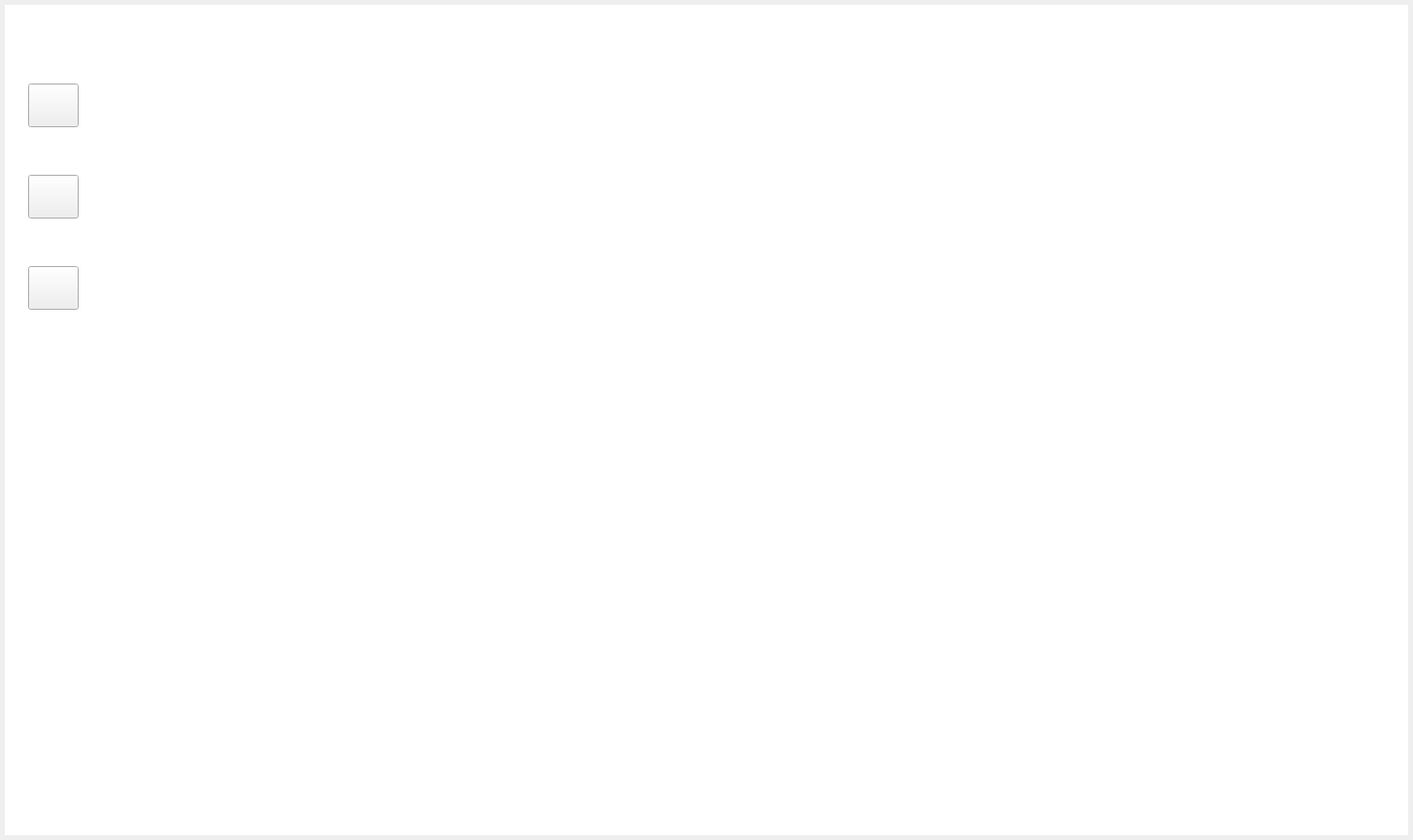
<?xml version="1.0" encoding="UTF-8"?>
<ui version="4.0">
 <class>BitPlayer</class>
 <widget class="QWidget" name="BitPlayer">
  <property name="geometry">
   <rect>
    <x>0</x>
    <y>0</y>
    <width>1455</width>
    <height>865</height>
   </rect>
  </property>
  <property name="windowTitle">
   <string>BitPlayer</string>
  </property>
  <layout class="QHBoxLayout" name="horizontalLayout">
   <property name="leftMargin">
    <number>5</number>
   </property>
   <property name="topMargin">
    <number>5</number>
   </property>
   <property name="rightMargin">
    <number>5</number>
   </property>
   <property name="bottomMargin">
    <number>5</number>
   </property>
   <item>
    <widget class="QWidget" name="bitPlayerBg" native="true">
     <property name="styleSheet">
      <string notr="true">#bitPlayerBg
{
    background-color : #FFFFFF;  /*设置背景色*/
}</string>
     </property>
     <layout class="QVBoxLayout" name="verticalLayout">
      <property name="spacing">
       <number>0</number>
      </property>
      <property name="leftMargin">
       <number>0</number>
      </property>
      <property name="topMargin">
       <number>0</number>
      </property>
      <property name="rightMargin">
       <number>0</number>
      </property>
      <property name="bottomMargin">
       <number>0</number>
      </property>
      <item>
       <widget class="QWidget" name="head" native="true">
        <property name="maximumSize">
         <size>
          <width>16777215</width>
          <height>68</height>
         </size>
        </property>
        <property name="styleSheet">
         <string notr="true"/>
        </property>
        <layout class="QHBoxLayout" name="horizontalLayout_3">
         <property name="spacing">
          <number>0</number>
         </property>
         <property name="leftMargin">
          <number>0</number>
         </property>
         <property name="topMargin">
          <number>0</number>
         </property>
         <property name="rightMargin">
          <number>0</number>
         </property>
         <property name="bottomMargin">
          <number>0</number>
         </property>
         <item>
          <widget class="QWidget" name="headLeft" native="true">
           <property name="minimumSize">
            <size>
             <width>64</width>
             <height>0</height>
            </size>
           </property>
           <property name="maximumSize">
            <size>
             <width>64</width>
             <height>16777215</height>
            </size>
           </property>
           <property name="styleSheet">
            <string notr="true"/>
           </property>
           <layout class="QVBoxLayout" name="verticalLayout_2">
            <property name="spacing">
             <number>0</number>
            </property>
            <property name="leftMargin">
             <number>24</number>
            </property>
            <property name="topMargin">
             <number>0</number>
            </property>
            <property name="rightMargin">
             <number>0</number>
            </property>
            <property name="bottomMargin">
             <number>0</number>
            </property>
            <item>
             <widget class="QLabel" name="logo">
              <property name="minimumSize">
               <size>
                <width>28</width>
                <height>0</height>
               </size>
              </property>
              <property name="maximumSize">
               <size>
                <width>28</width>
                <height>28</height>
               </size>
              </property>
              <property name="styleSheet">
               <string notr="true">#logo
{
    border-image : url(&quot;:/images/homePage/logo.png&quot;);
}</string>
              </property>
              <property name="text">
               <string/>
              </property>
             </widget>
            </item>
           </layout>
          </widget>
         </item>
         <item>
          <widget class="QWidget" name="headRight" native="true">
           <property name="styleSheet">
            <string notr="true"/>
           </property>
           <layout class="QHBoxLayout" name="horizontalLayout_4">
            <property name="spacing">
             <number>0</number>
            </property>
            <property name="leftMargin">
             <number>0</number>
            </property>
            <property name="topMargin">
             <number>0</number>
            </property>
            <property name="rightMargin">
             <number>0</number>
            </property>
            <property name="bottomMargin">
             <number>0</number>
            </property>
            <item>
             <widget class="QWidget" name="headTittle" native="true">
              <property name="minimumSize">
               <size>
                <width>128</width>
                <height>0</height>
               </size>
              </property>
              <property name="maximumSize">
               <size>
                <width>128</width>
                <height>16777215</height>
               </size>
              </property>
              <property name="styleSheet">
               <string notr="true"/>
              </property>
              <layout class="QVBoxLayout" name="verticalLayout_3">
               <property name="leftMargin">
                <number>0</number>
               </property>
               <property name="topMargin">
                <number>26</number>
               </property>
               <property name="rightMargin">
                <number>0</number>
               </property>
               <property name="bottomMargin">
                <number>26</number>
               </property>
               <item>
                <widget class="QLabel" name="tittle">
                 <property name="minimumSize">
                  <size>
                   <width>64</width>
                   <height>14</height>
                  </size>
                 </property>
                 <property name="maximumSize">
                  <size>
                   <width>64</width>
                   <height>14</height>
                  </size>
                 </property>
                 <property name="styleSheet">
                  <string notr="true">#tittle
{
    border-image : url(&quot;:/images/homePage/biteshipin.png&quot;);
}</string>
                 </property>
                 <property name="text">
                  <string/>
                 </property>
                </widget>
               </item>
              </layout>
             </widget>
            </item>
            <item>
             <widget class="QWidget" name="sysBtn" native="true">
              <property name="styleSheet">
               <string notr="true">/*当光标进入到按钮时，按钮的背景颜色会发生改变*/
QPushButton:hover
{
     background-color : #E0E0E0; 
}</string>
              </property>
              <layout class="QHBoxLayout" name="horizontalLayout_6">
               <property name="spacing">
                <number>20</number>
               </property>
               <property name="leftMargin">
                <number>0</number>
               </property>
               <property name="topMargin">
                <number>0</number>
               </property>
               <property name="rightMargin">
                <number>16</number>
               </property>
               <property name="bottomMargin">
                <number>0</number>
               </property>
               <item>
                <spacer name="horizontalSpacer">
                 <property name="orientation">
                  <enum>Qt::Orientation::Horizontal</enum>
                 </property>
                 <property name="sizeHint" stdset="0">
                  <size>
                   <width>1154</width>
                   <height>20</height>
                  </size>
                 </property>
                </spacer>
               </item>
               <item>
                <widget class="QPushButton" name="minBtn">
                 <property name="maximumSize">
                  <size>
                   <width>20</width>
                   <height>20</height>
                  </size>
                 </property>
                 <property name="styleSheet">
                  <string notr="true">#minBtn
{
     border : none;
     border-image : url(&quot;:/images/homePage/suoxiao.png&quot;);
}</string>
                 </property>
                 <property name="text">
                  <string/>
                 </property>
                </widget>
               </item>
               <item>
                <widget class="QPushButton" name="quitBtn">
                 <property name="maximumSize">
                  <size>
                   <width>20</width>
                   <height>20</height>
                  </size>
                 </property>
                 <property name="styleSheet">
                  <string notr="true">#quitBtn
{
     border : none;
     border-image:url(&quot;:/images/homePage/quxiao.png&quot;);
}</string>
                 </property>
                 <property name="text">
                  <string/>
                 </property>
                </widget>
               </item>
              </layout>
             </widget>
            </item>
           </layout>
          </widget>
         </item>
        </layout>
       </widget>
      </item>
      <item>
       <widget class="QWidget" name="body" native="true">
        <property name="styleSheet">
         <string notr="true"/>
        </property>
        <layout class="QHBoxLayout" name="horizontalLayout_2">
         <property name="spacing">
          <number>0</number>
         </property>
         <property name="leftMargin">
          <number>0</number>
         </property>
         <property name="topMargin">
          <number>0</number>
         </property>
         <property name="rightMargin">
          <number>0</number>
         </property>
         <property name="bottomMargin">
          <number>0</number>
         </property>
         <item>
          <widget class="QWidget" name="bodyLeft" native="true">
           <property name="minimumSize">
            <size>
             <width>100</width>
             <height>0</height>
            </size>
           </property>
           <property name="maximumSize">
            <size>
             <width>100</width>
             <height>16777215</height>
            </size>
           </property>
           <property name="styleSheet">
            <string notr="true"/>
           </property>
           <layout class="QVBoxLayout" name="verticalLayout_5">
            <property name="spacing">
             <number>0</number>
            </property>
            <property name="leftMargin">
             <number>0</number>
            </property>
            <property name="topMargin">
             <number>0</number>
            </property>
            <property name="rightMargin">
             <number>0</number>
            </property>
            <property name="bottomMargin">
             <number>0</number>
            </property>
            <item>
             <widget class="QWidget" name="btnBox" native="true">
              <layout class="QVBoxLayout" name="verticalLayout_4">
               <property name="spacing">
                <number>49</number>
               </property>
               <property name="leftMargin">
                <number>24</number>
               </property>
               <property name="topMargin">
                <number>15</number>
               </property>
               <property name="rightMargin">
                <number>0</number>
               </property>
               <property name="bottomMargin">
                <number>0</number>
               </property>
               <item>
                <widget class="PageSwitchButton" name="homePageBtn">
                 <property name="minimumSize">
                  <size>
                   <width>52</width>
                   <height>45</height>
                  </size>
                 </property>
                 <property name="maximumSize">
                  <size>
                   <width>52</width>
                   <height>45</height>
                  </size>
                 </property>
                 <property name="text">
                  <string/>
                 </property>
                </widget>
               </item>
               <item>
                <widget class="PageSwitchButton" name="myPageBtn">
                 <property name="minimumSize">
                  <size>
                   <width>52</width>
                   <height>45</height>
                  </size>
                 </property>
                 <property name="maximumSize">
                  <size>
                   <width>52</width>
                   <height>45</height>
                  </size>
                 </property>
                 <property name="text">
                  <string/>
                 </property>
                </widget>
               </item>
               <item>
                <widget class="PageSwitchButton" name="sysPageBtn">
                 <property name="minimumSize">
                  <size>
                   <width>52</width>
                   <height>45</height>
                  </size>
                 </property>
                 <property name="maximumSize">
                  <size>
                   <width>52</width>
                   <height>45</height>
                  </size>
                 </property>
                 <property name="text">
                  <string/>
                 </property>
                </widget>
               </item>
              </layout>
             </widget>
            </item>
            <item>
             <spacer name="verticalSpacer">
              <property name="orientation">
               <enum>Qt::Orientation::Vertical</enum>
              </property>
              <property name="sizeHint" stdset="0">
               <size>
                <width>20</width>
                <height>538</height>
               </size>
              </property>
             </spacer>
            </item>
           </layout>
          </widget>
         </item>
         <item>
          <widget class="QWidget" name="bodyRight" native="true">
           <property name="styleSheet">
            <string notr="true"/>
           </property>
           <layout class="QHBoxLayout" name="horizontalLayout_5">
            <property name="spacing">
             <number>0</number>
            </property>
            <property name="leftMargin">
             <number>0</number>
            </property>
            <property name="topMargin">
             <number>0</number>
            </property>
            <property name="rightMargin">
             <number>0</number>
            </property>
            <property name="bottomMargin">
             <number>0</number>
            </property>
            <item>
             <widget class="QStackedWidget" name="stackedWidget">
              <widget class="HomePageWidget" name="homePage"/>
              <widget class="MyselfWidget" name="myPage"/>
              <widget class="AdminWidget" name="sysPage"/>
              <widget class="UploadVideoPage" name="uploadVideoPage"/>
             </widget>
            </item>
           </layout>
          </widget>
         </item>
        </layout>
       </widget>
      </item>
     </layout>
    </widget>
   </item>
  </layout>
 </widget>
 <customwidgets>
  <customwidget>
   <class>PageSwitchButton</class>
   <extends>QPushButton</extends>
   <header location="global">pageswitchbutton.h</header>
  </customwidget>
  <customwidget>
   <class>HomePageWidget</class>
   <extends>QWidget</extends>
   <header location="global">homepagewidget.h</header>
   <container>1</container>
  </customwidget>
  <customwidget>
   <class>MyselfWidget</class>
   <extends>QWidget</extends>
   <header location="global">myselfwidget.h</header>
   <container>1</container>
  </customwidget>
  <customwidget>
   <class>UploadVideoPage</class>
   <extends>QWidget</extends>
   <header location="global">uploadvideopage.h</header>
   <container>1</container>
  </customwidget>
  <customwidget>
   <class>AdminWidget</class>
   <extends>QWidget</extends>
   <header location="global">adminwidget.h</header>
   <container>1</container>
  </customwidget>
 </customwidgets>
 <resources/>
 <connections/>
</ui>
